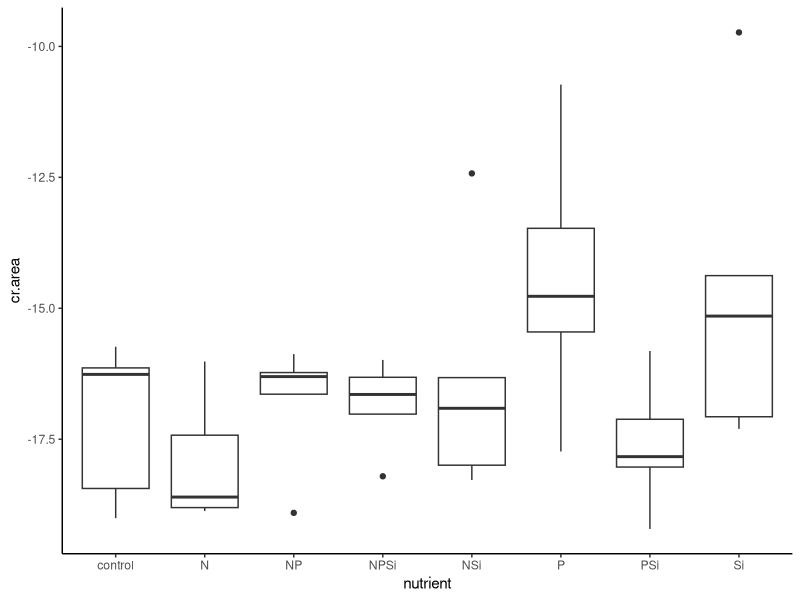
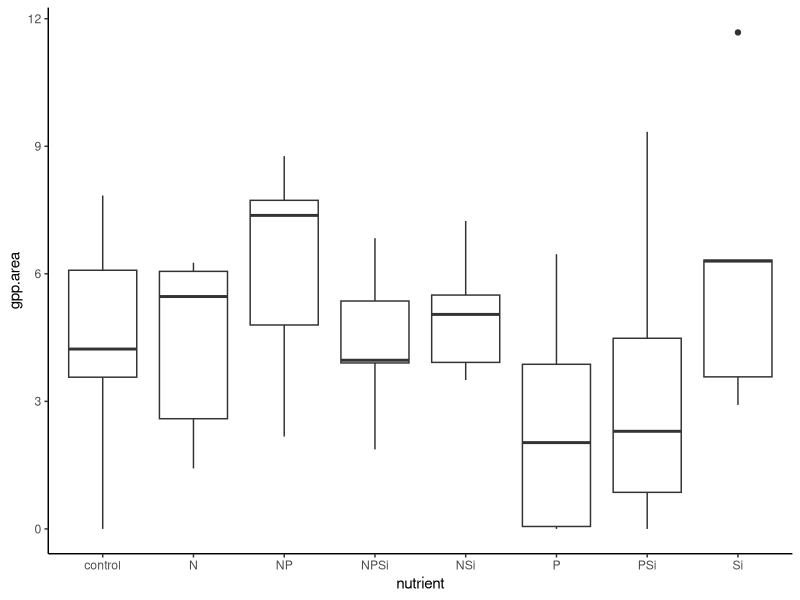
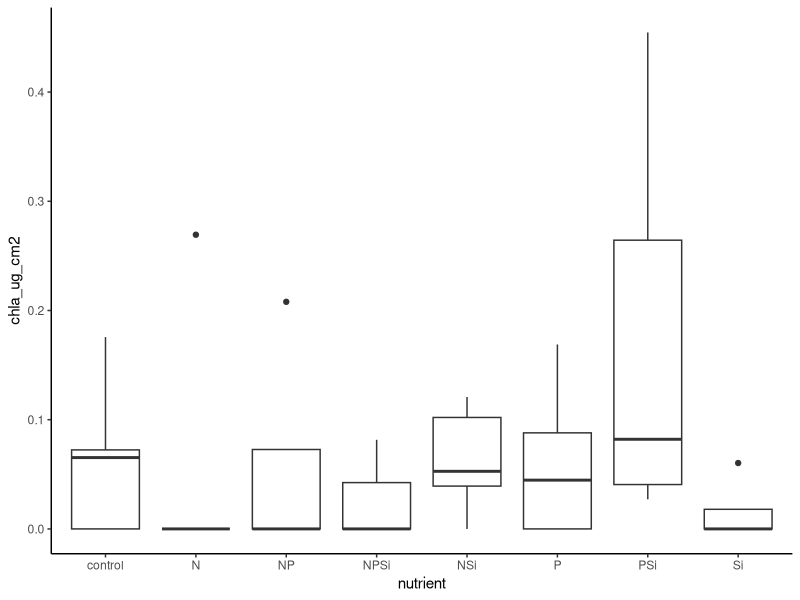
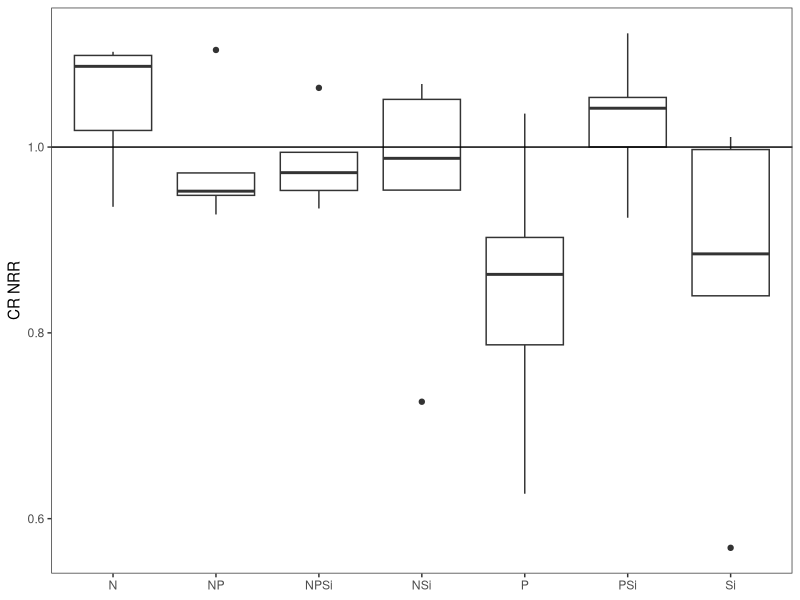
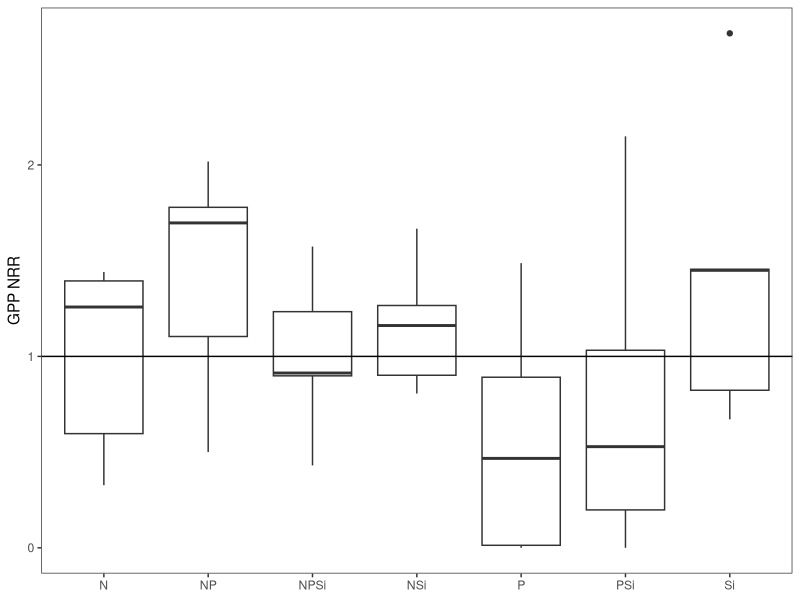
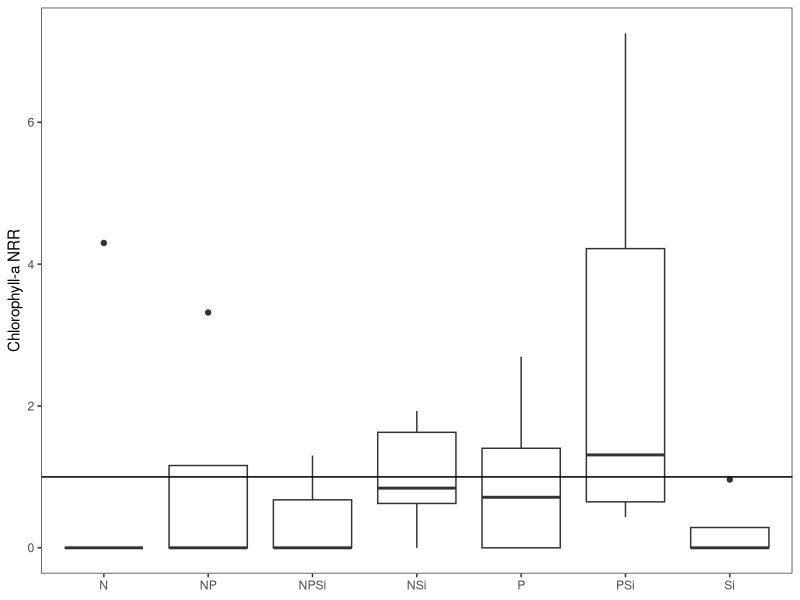
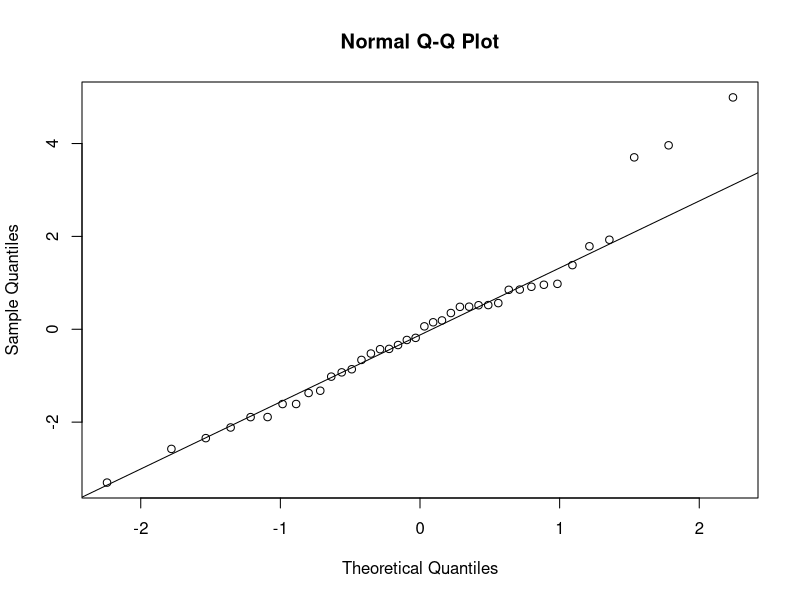
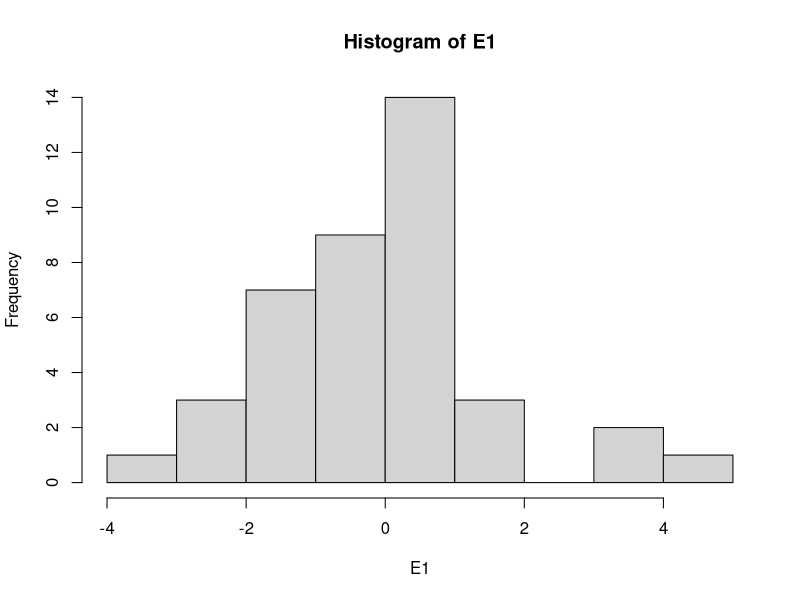

Here is the R script that generated these plots, in order: (Note: this script raises an error after producing the figures.)
#Author:  Clay Arango
#Creation date: 14-Feb-19
#Script to analyze NDS data from Summer 2018 WSB work with S. Roley and A. Alexiades

#packages
install.packages("nlme")
install.packages("nortest")
install.packages("dplyr")
install.packages("multcomp")
install.packages("MASS")
install.packages("ggplot2")
library(nlme)
library(nortest)
library(plyr)
library(dplyr)
library(multcomp)
library(MASS)
library(ggplot2)

#Load data
sat_fall<- read.csv("satus_fall.csv")

#set variable
d = sat_fall

#evaluate data to make sure factors are correct
names(d)
unique(d$nutrient) #control, N, NP, NPSi, NSi, P, PSi, Si
unique(d$N) #should be 0 and 1
unique(d$P) #should be 0 and 1
unique(d$Si) #should be 0 and 1
unique(d$top) #should be "sponge" and "glass"
#if need to change, use recode function below. 
d$top<-recode(d$top, "cellulose" ="sponge")
str(d)

#convert N and P vand Si alues (0 or 1 for absence or presence) to factors
d$N<-as.factor(d$N)
d$P<-as.factor(d$P)
d$Si<-as.factor(d$Si)
str(d)

#subset data into gpp and cr response
d.cr = subset(d, top=="sponge", data=d)
d.gpp = subset(d, top=="glass", data=d)

#check for outliers and check data entry before calculating NRR.
ggplot(d.cr, aes(x=nutrient, y=cr.area))+geom_boxplot() +theme_classic()
#high (low) NSi and Si values ok

#calculate nrr for cr
x<-ddply(d.cr, "nutrient", summarise, ave_cr = mean(cr.area, na.rm=T))
x
d.cr$cr.nrr = d.cr$cr.area/-17.11723 #divide by control ave_cr

#check for outliers and check data entry before calculating NRR.
ggplot(d.gpp, aes(x=nutrient, y=gpp.area))+geom_boxplot() +theme_classic()
#one high Si checks out
ggplot(d.gpp, aes(x=nutrient, y=chla_ug_cm2))+geom_boxplot() +theme_classic()
#ok

#calculate nrr for gpp and chla
x<- ddply(d.gpp, "nutrient", summarise, ave_gpp = mean(gpp.area, na.rm=T), ave_chla = mean(chla_ug_cm2, na.rm=T)) 
x
d.gpp$gpp.nrr = d.gpp$gpp.area/4.345200 #divide by control ave_gpp
d.gpp$chla.nrr = d.gpp$chla_ug_cm2/0.06266962 #divide by control ave_chla

###############
#plots of NRR
##############
ggplot(data=subset(d.cr, !(nutrient=="control")), aes(x=nutrient, y=cr.nrr))+geom_boxplot()+theme_bw()+
  ylab("CR NRR")+geom_abline(slope = 0, intercept = 1)+
  theme(axis.title.x=element_blank(), panel.grid.minor=element_blank(), panel.grid.major=element_blank())

ggplot(data=subset(d.gpp, !(nutrient=="control")), aes(x=nutrient, y=gpp.nrr))+geom_boxplot()+theme_bw()+
  ylab("GPP NRR")+geom_abline(slope = 0, intercept = 1)+
  theme(axis.title.x=element_blank(), panel.grid.minor=element_blank(), panel.grid.major=element_blank())

ggplot(data=subset(d.gpp, !(nutrient=="control")), aes(x=nutrient, y=chla.nrr))+geom_boxplot()+theme_bw()+
  ylab("Chlorophyll-a NRR")+geom_abline(slope = 0, intercept = 1)+
  theme(axis.title.x=element_blank(), panel.grid.minor=element_blank(), panel.grid.major=element_blank())

############################################################
#analyze RESPIRATION data
############################################################

M1<-gls(cr.area~N*P*Si, data=d.cr, na.action=na.omit)
E1<-residuals(M1)
qqnorm(E1)
qqline(E1)
ad.test(E1)
   #residuals are more-or-less normally distributed, p=0.06625. A lot of wiggle around QQ line
hist(E1) #ok
plot(M1)# a little bit heteroscedastic but not dramatically so. less variation as values increase

plot(filter(d.cr, !is.na(cr.area)) %>% dplyr::select(nutrient), 
     E1, xlab="nutrient", ylab="Residuals")
bartlett.test(cr.area~nutrient, data=d.cr)
   #variance test OK

anova(M1)
  #P and NPSi interaction signficant. in figure, Si appears higher, NP lower, all others equal to Control


##########################################################
#do multiple 2 way ANOVAs to improve our ability to interpret
##########################################################
#N and P
M1<-gls(cr.area~N*P, data=d.cr, na.action=na.omit)
E1<-residuals(M1)
qqnorm(E1)
qqline(E1)
ad.test(E1)
#residuals are not normally distributed, p=0.004042
hist(E1)  
plot(M1)

bartlett.test(cr.area~nutrient, data=d.cr)
#variance test OK

anova(M1) #interpretation, no limitation

#remove NA for plotting
xx = na.omit(subset(d.cr, select = c(N,P,cr.area)))
interaction.plot(xx$N, xx$P, xx$cr.area)

#N and Si
M1<-gls(cr.area~N*Si, data=d.cr, na.action=na.omit)
E1<-residuals(M1)
qqnorm(E1)
qqline(E1)
ad.test(E1)
#residuals are not normally distributed, p=0.01812
hist(E1)  
plot(M1)

bartlett.test(cr.area~nutrient, data=d.cr)
#variance test OK

anova(M1) #interpretation, no limitation

#remove NA for plotting
xx = na.omit(subset(d.cr, select = c(N,Si,cr.area)))
interaction.plot(xx$N, xx$Si, xx$cr.area)

#P and Si
M1<-gls(cr.area~P*Si, data=d.cr, na.action=na.omit)
E1<-residuals(M1)
qqnorm(E1)
qqline(E1)
ad.test(E1)
#residuals are normally distributed, p=0.07299
hist(E1)  
plot(M1)

bartlett.test(cr.area~nutrient, data=d.cr)
#variance test OK

anova(M1) #interpretation, no limitation, antagonistic interaction

#remove NA for plotting
xx = na.omit(subset(d.cr, select = c(P,Si,cr.area)))
interaction.plot(xx$P, xx$Si, xx$cr.area)
##########################################################
##########################################################

ggplot(data=d.cr, aes(x=nutrient, y = cr.area))+geom_boxplot()

x <- group_by(d.cr, nutrient) %>%  # Grouping function causes subsequent functions to aggregate by treatment
  summarize(cr.mean = abs(mean(cr.area, na.rm = TRUE)), # na.rm = TRUE to remove missing values
            cr.sd=abs(sd(cr.area, na.rm = TRUE)),  # na.rm = TRUE to remove missing values
            n = sum(!is.na(cr.area)), # of observations, excluding NAs. 
            cr.se=cr.sd/sqrt(n))

ggplot(data=x, aes(x=nutrient, y=cr.mean)) + 
  geom_bar(stat="identity", position=position_dodge(), color = "black") + 
  geom_errorbar(aes(ymin=cr.mean, ymax=cr.mean+cr.se), width=0.2, 
                position=position_dodge(0.9)) + 
  xlab("Nutrient") +
  ylab(expression(Respiration~(ug~O[2]~m^{-2}~h^{-1}))) +
  ylim(0,20) +
  labs(fill="Light") +
  theme_bw() +
  theme(panel.grid.major=element_blank(),
        panel.grid.minor=element_blank(),
        legend.title=element_text(size=6),
        legend.key=element_blank(), 
        legend.position=c(0.5,0.95), 
        legend.text=element_text(size=8), 
        legend.background=element_blank(), 
        legend.direction="horizontal", 
        legend.key.size=unit(0.3, "cm"), 
        axis.title.y=element_text(size=8), 
        axis.title.x=element_text(size=8), 
        axis.text.x=element_text(size=8))


#ggsave('output/figures/Aht_summer_CRNRR.tiff',
#       units="in",
#       width=3.25,
#       height=3.25,
#       dpi=1200,
#       compression="lzw")

############################################################
#analyze the PRODUCTION data
############################################################

M1<-gls(log10(gpp.area+1)~N*P*Si, data=d.gpp, na.action=na.omit) #had to log-transform
E1<-residuals(M1)
qqnorm(E1)
qqline(E1)
ad.test(E1)
  #with log transformation: looks better, p = 0.8947)
  #w/o transformation: residuals not normal (p = 0.012, clear deviation from QQ line)

hist(E1, xlab="residuals", main="")
plot(M1)

plot(filter(d.gpp, !is.na(gpp.area)) %>% dplyr::select(nutrient), 
     E1, xlab="nutrient", ylab="Residuals")
bartlett.test(gpp.area~nutrient, data=d.gpp)
   #variance increases with value, even with transformation. will use kruskal-wallis

ggplot(data=d.gpp, aes(x=nutrient, y = gpp.area))+geom_boxplot()# one funky control value!! check on it!!
anova(M1)#doing anova anyway
#nothing significant

kruskal.test(gpp.area~N+P+Si, data=d.gpp, na.action=na.omit)#kruskal-wallis can only have 1 factor


x <- group_by(d.gpp, nutrient) %>%  # Grouping function causes subsequent functions to aggregate by season and reach
  summarize(gpp.mean = abs(mean(gpp.area, na.rm = TRUE)), # na.rm = TRUE to remove missing values
            gpp.sd=abs(sd(gpp.area, na.rm = TRUE)),  # na.rm = TRUE to remove missing values
            n = sum(!is.na(gpp.area)), # of observations, excluding NAs. 
            gpp.se=gpp.sd/sqrt(n))

ggplot(data=x, aes(x=nutrient, y=gpp.mean)) + 
  geom_bar(stat="identity", position=position_dodge(), color = "black") + 
  geom_errorbar(aes(ymin=gpp.mean, ymax=gpp.mean+gpp.se), width=0.2, 
                position=position_dodge(0.9)) + 
  xlab("Nutrient") +
  ylab(expression(Production~(ug~O[2]~m^{-2}~h^{-1}))) +
  labs(fill="Light") +
  theme_bw() +
  theme(panel.grid.major=element_blank(),
        panel.grid.minor=element_blank(), 
        legend.title=element_text(size=6), 
        legend.key=element_blank(),  
        legend.position=c(0.5,0.95),  
        legend.text=element_text(size=8),  
        legend.background=element_blank(),  
        legend.direction="horizontal",  
        legend.key.size=unit(0.3, "cm"),  
        axis.title.y=element_text(size=8),  
        axis.title.x=element_text(size=8),  
        axis.text.x=element_text(size=8))

#ggsave('output/figures/gppByNutrient.tiff',
#       units="in",
#       width=3.25,
#       height=3.25,
#       dpi=1200,
#       compression="lzw")


#BELOW HERE IS NOT EDITED





############################################################
#analyze the CHL-A biomass on disks

M1<-gls(chla~N*P*light, data=roza_sum.chla, na.action=na.omit)
E1<-residuals(M1)
qqnorm(E1)
qqline(E1)
ad.test(E1)
  #residuals look bad (p=0.001)
hist(E1)
plot(M1)

vf1 = varIdent(form = ~ 1|N*P)
vf2 = varIdent(form = ~ 1|light)
vf3 = varIdent(form = ~ 1|N*P*light)
vf4 = varPower(form = ~ fitted(.)) 
vf5 = varExp(form = ~ fitted(.))
vf6 = varConstPower(form = ~ fitted(.))
vf7 = varExp(form = ~ fitted(.)|nutrient)

M2<-gls(chla~N*P*light, data=roza_sum.chla, na.action=na.omit, weights=vf1)
M3<-gls(chla~N*P*light, data=roza_sum.chla, na.action=na.omit, weights=vf2)
M4<-gls(chla~N*P*light, data=roza_sum.chla, na.action=na.omit, weights=vf3)
M5<-gls(chla~N*P*light, data=roza_sum.chla, na.action=na.omit, weights=vf4)
M6<-gls(chla~N*P*light, data=roza_sum.chla, na.action=na.omit, weights=vf5)
M7<-gls(chla~N*P*light, data=roza_sum.chla, na.action=na.omit, weights=vf6)
M8<-gls(chla~N*P*light, data=roza_sum.chla, na.action=na.omit, weights=vf7)

anova(M1,M2,M3,M4,M5,M6,M7,M8)

#M3 is best on AIC

E3<-residuals(M3)
qqnorm(E3)
qqline(E3)
ad.test(E3)
#residuals are not normal (p=0.001)
hist(E3, xlab="residuals", main="")
plot(M3)
  #hist and plot look good

plot(filter(roza_sum.chla, !is.na(chla)) %>% dplyr::select(light), 
     E3, xlab="light", ylab="Residuals")
bartlett.test(chla~light, data=roza_sum.chla)

plot(filter(roza_sum.chla, !is.na(chla)) %>% dplyr::select(nutrient), 
     E3, xlab="nutrient", ylab="Residuals")
bartlett.test(chla~nutrient, data=roza_sum.chla)

anova(M3)

#light is significant and N and P separately interact with light

x<-roza_sum.chla[complete.cases(roza_sum.chla$chla),]

with(x, 
     interaction.plot(nutrient,light,chla, 
                      ylim=c(0,1.5),lty=c(1,12),lwd=2,ylab="Chlorophyll a", 
                      xlab="Nutrient", trace.label="Light"))

x <- group_by(roza_sum.chla, nutrient, light) %>%  # Grouping function causes subsequent functions to aggregate by season and reach
  summarize(chla.mean = mean(chla, na.rm = TRUE), # na.rm = TRUE to remove missing values
            chla.sd=sd(chla, na.rm = TRUE),  # na.rm = TRUE to remove missing values
            n = sum(!is.na(chla)), # of observations, excluding NAs. 
            chla.se=chla.sd/sqrt(n))

ggplot(data=x, 
       aes(x=nutrient, y=chla.mean, fill=light)) + 
  geom_bar(stat="identity", position=position_dodge(), color = "black") + 
  geom_errorbar(aes(ymin=chla.mean, ymax=chla.mean+chla.se), width=0.2, 
                position=position_dodge(0.9)) + 
  scale_fill_manual(values=c("white","black")) +
  xlab("Nutrient") +
  ylab(expression(Chlorophyll~a~(ug~cm^{-2}))) +
  ylim(0,1.7) +
  labs(fill="Light") +
  theme_bw() +
  theme(panel.grid.major=element_blank(), 
        panel.grid.minor=element_blank(), 
        legend.title=element_text(size=6), 
        legend.key=element_blank(), 
        legend.position=c(0.5,0.95), 
        legend.text=element_text(size=8), 
        legend.background=element_blank(), 
        legend.direction="horizontal", 
        legend.key.size=unit(0.3, "cm"), 
        axis.title.y=element_text(size=8), 
        axis.title.x=element_text(size=8), 
        axis.text.x=element_text(size=8))

ggsave('output/figures/chlaByNutrientLight.tiff',
       units="in",
       width=3.25,
       height=3.25,
       dpi=1200,
       compression="lzw")



############################################################
############################################################
#calculate nrr mean and standard error
x1 <- group_by(roza_sum, nutrient, light) %>%  # Grouping function causes subsequent functions to aggregate by season and reach
  summarize(chla.nrr.mean = mean(chla.nrr, na.rm = TRUE), # na.rm = TRUE to remove missing values
            chla.nrr.sd=sd(chla.nrr, na.rm = TRUE),  # na.rm = TRUE to remove missing values
            chla.n = sum(!is.na(chla.nrr)), # of observations, excluding NAs. 
            chla.nrr.se=chla.nrr.sd/sqrt(chla.n))


x2 <- group_by(roza_sum, nutrient, light) %>%  # Grouping function causes subsequent functions to aggregate by season and reach
  summarize(gpp.nrr.mean = mean(gpp.nrr, na.rm = TRUE), # na.rm = TRUE to remove missing values
            gpp.nrr.sd=sd(gpp.nrr, na.rm = TRUE),  # na.rm = TRUE to remove missing values
            gpp.n = sum(!is.na(gpp.nrr)), # of observations, excluding NAs. 
            gpp.nrr.se=gpp.nrr.sd/sqrt(gpp.n))

x3 <- group_by(roza_sum, nutrient, light) %>%  # Grouping function causes subsequent functions to aggregate by season and reach
  summarize(cr.nrr.mean = mean(cr.nrr, na.rm = TRUE), # na.rm = TRUE to remove missing values
            cr.nrr.sd=sd(cr.nrr, na.rm = TRUE),  # na.rm = TRUE to remove missing values
            cr.n = sum(!is.na(cr.nrr)), # of observations, excluding NAs. 
            cr.nrr.se=cr.nrr.sd/sqrt(cr.n))

roza_sum.nrr<-cbind(x1,x2,x3)
roza_sum.nrr <- roza_sum.nrr[, !duplicated(colnames(roza_sum.nrr))]
write.csv(roza_sum.nrr, "roza_sum.nrr.csv")
